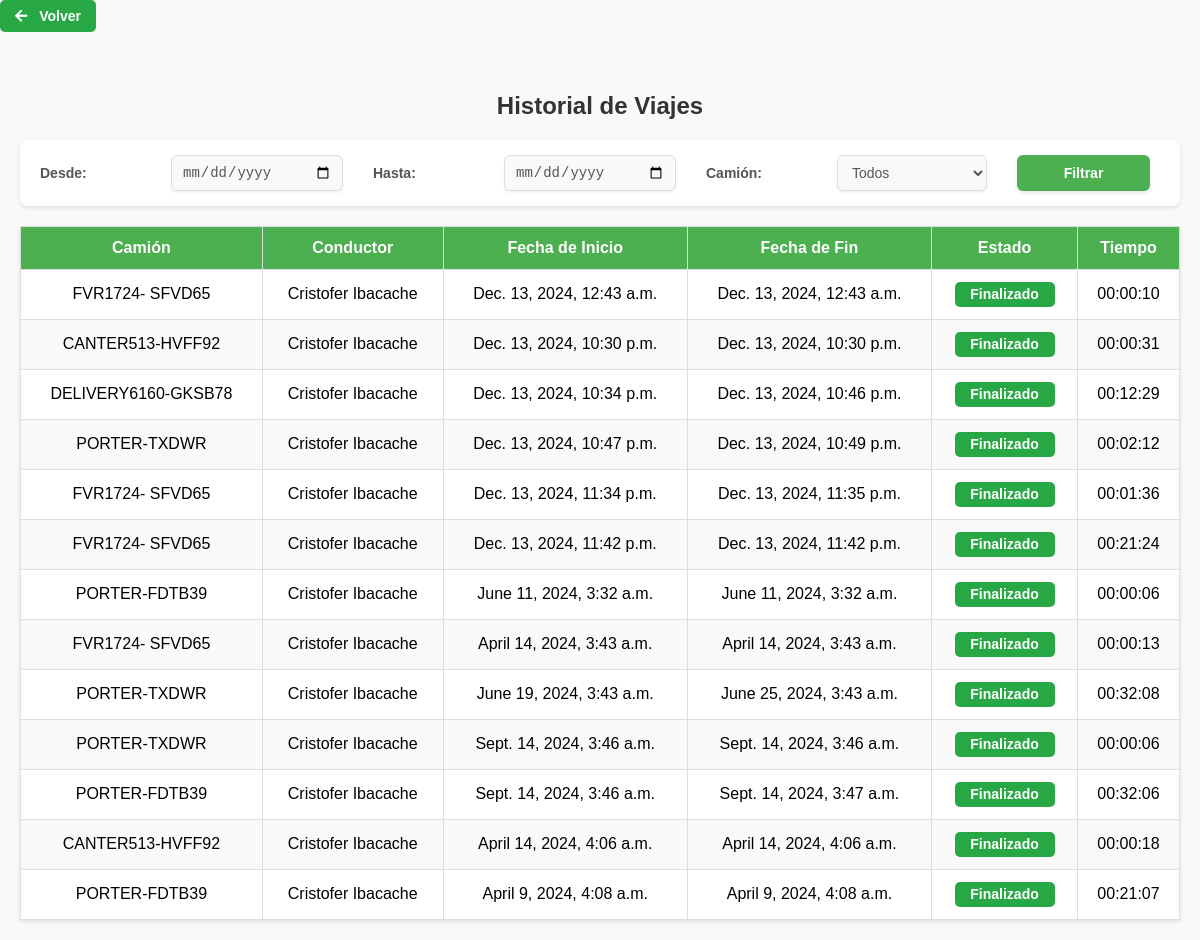
The app's page /camiones/historial-viajes-chofer/ (signed in) with its own data.
### camiones/models.py (models this page shows, shortened)
class HistorialViaje(models.Model):
    camion = models.ForeignKey(Camion, on_delete=models.CASCADE, related_name="viajes")
    chofer = models.ForeignKey(User, on_delete=models.CASCADE, related_name="viajes")
    fecha_inicio = models.DateTimeField()
    fecha_fin = models.DateTimeField(null=True, blank=True)
    ruta = models.TextField(null=True, blank=True)  # JSON con la ruta del viaje
    estado = models.CharField(max_length=50, default="En curso")
    latitud_inicial = models.FloatField(null=True, blank=True)
    longitud_inicial = models.FloatField(null=True, blank=True)
    latitud_final = models.FloatField(null=True, blank=True)
    longitud_final = models.FloatField(null=True, blank=True)
    duracion_total = models.DurationField(null=True, blank=True)
    @property
    def duracion_formateada(self):
        if self.duracion_total is None or self.duracion_total < timedelta(seconds=0):
            return "00:00:00"
        total_seconds = int(self.duracion_total.total_seconds())
        hours = total_seconds // 3600
        minutes = (total_seconds % 3600) // 60
        seconds = total_seconds % 60
        return f"{hours:02}:{minutes:02}:{seconds:02}"

class Camion(models.Model):
    nombre = models.CharField(max_length=100)
    patente = models.CharField(max_length=20, null=True, blank=True)
    marca = models.CharField(max_length=100, null=True, blank=True)
    modelo = models.CharField(max_length=100, null=True, blank=True)
    año = models.IntegerField(null=True, blank=True)
    color = models.CharField(max_length=50, null=True, blank=True)
    latitud = models.FloatField(null=True)
    longitud = models.FloatField(null=True)
    ultima_actualizacion = models.DateTimeField(auto_now=True)
    estado = models.CharField(
        max_length=20,
        choices=[('Disponible', 'Disponible'), ('Asignado', 'Asignado')],
        default='Disponible'
    )

### camiones/views.py (the view)
# urls.py: path('historial-viajes-chofer/', views.historial_viajes_chofer, name='historial_viajes_chofer'),
def historial_viajes_chofer(request):
    historial = HistorialViaje.objects.all()
    if not request.user.is_staff:  # Mostrar solo viajes del chofer
        historial = historial.filter(chofer=request.user)
    fecha_inicio = request.GET.get('fecha_inicio')
    fecha_fin = request.GET.get('fecha_fin')
    camion_id = request.GET.get('camion_id')
    if fecha_inicio:
        historial = historial.filter(fecha_inicio__gte=fecha_inicio)
    if fecha_fin:
        historial = historial.filter(fecha_fin__lte=fecha_fin)
    if camion_id:
        historial = historial.filter(camion_id=camion_id)
    return render(request, 'historial_viajes_chofer.html', {'historial': historial})

### camiones/templates/historial_viajes_chofer.html (shortened to what this page needs)
{% load static %}
<!DOCTYPE html>
<html lang="es">
<head>
    <link href="https://cdnjs.cloudflare.com/ajax/libs/font-awesome/5.15.4/css/all.min.css" rel="stylesheet">
    <link rel="stylesheet" href="{% static 'css/historial_menu.css' %}">
    <link rel="stylesheet" href="{% static 'css/historial.css' %}">
</head>
<body>
    <button class="btn-volver">
        <a href="{% url 'mostrar_mapa' %}">
            <i class="fas fa-arrow-left"></i> Volver
        </a>
    </button>
    <div class="container">
        <h2>Historial de Viajes</h2>
        <form method="GET" action="">
            <label for="fecha_inicio">Desde:</label>
            <input type="date" name="fecha_inicio" id="fecha_inicio">
            <label for="fecha_fin">Hasta:</label>
            <input type="date" name="fecha_fin" id="fecha_fin">
            <label for="camion_id">Camión:</label>
            <select name="camion_id" id="camion_id">
                <option value="">Todos</option>
            </select>
            <button type="submit">Filtrar</button>
        </form>
        {% if historial %}
        <table>
            <thead>
                <tr>
                    <th>Camión</th>
                    <th>Conductor</th>
                    <th>Fecha de Inicio</th>
                    <th>Fecha de Fin</th>
                    <th>Estado</th>
                    <th>Tiempo</th>
                </tr>
            </thead>
            <tbody>
                {% for viaje in historial %}
                <tr>
                    <td>{{ viaje.camion.nombre }}</td>
                    <td>{{ viaje.chofer.first_name }} {{ viaje.chofer.last_name }}</td>
                    <td>{{ viaje.fecha_inicio }}</td>
                    <td>{{ viaje.fecha_fin|default:"En curso" }}</td>
                    <td>
                        {% if viaje.estado == "Finalizado" %}
                        <span class="estado-finalizado">Finalizado</span>
                        {% else %}
                        <span class="estado-en-curso">En curso</span>
                        {% endif %}
                    </td>
                    <td>{{ viaje.duracion_formateada }}</td>
                </tr>
                {% endfor %}
            </tbody>
        </table>
        {% else %}
        <p class="no-results">No se encontraron viajes para los filtros seleccionados.</p>
        {% endif %}
    </div>
</body>
</html>

### camiones/static/css/historial_menu.css (style rules this page uses)
body, html { margin: 0; padding: 0; height: 100%; font-family: 'Roboto', sans-serif; background-color: #f4f4f4; }

### camiones/static/css/historial.css (style rules this page uses)
body { font-family: Arial, sans-serif; margin: 0; padding: 0; background-color: #f9f9f9; }
.container { max-width: 1200px; margin: 0 auto; padding: 20px; }
h2 { text-align: center; color: #333; }
form { display: flex; justify-content: space-between; align-items: center; margin-bottom: 20px; background-color: #fff; padding: 15px; border-radius: 8px; box-shadow: 0 2px 4px rgba(0, 0, 0, 0.1); }
form label { margin-right: 10px; font-weight: bold; }
form input, form select, form button { padding: 8px; margin-right: 10px; border: 1px solid #ddd; border-radius: 4px; }
form button { background-color: #4CAF50; color: white; border: none; cursor: pointer; transition: background-color 0.3s; }
table { width: 100%; border-collapse: collapse; background-color: #fff; box-shadow: 0 2px 4px rgba(0, 0, 0, 0.1); }
table th, table td { padding: 12px; border: 1px solid #ddd; text-align: center; vertical-align: middle; }
table th { background-color: #4CAF50; color: white; }
table tr:nth-child(even) { background-color: #f9f9f9; }
.estado-finalizado, .estado-en-curso { display: inline-flex; justify-content: center; align-items: center; width: 100px; height: 25px; padding: 0; border-radius: 5px; font-size: 14px; font-weight: bold; text-align: center; color: white; box-sizing: border-box; }
.estado-finalizado { background-color: #28a745; }
table td { text-align: center; vertical-align: middle; padding: 12px; background-color: transparent; }
form { display: flex; justify-content: flex-start; align-items: center; margin-bottom: 20px; background-color: #ffffff; padding: 15px 20px; border-radius: 8px; box-shadow: 0 2px 4px rgba(0, 0, 0, 0.1); gap: 20px; }
form label { font-weight: bold; font-size: 14px; color: #555; white-space: nowrap; margin-right: 8px; }
form input[type="date"], form select { padding: 8px 10px; font-size: 14px; border: 1px solid #ddd; border-radius: 6px; background-color: #f9f9f9; color: #555; transition: border-color 0.3s ease, box-shadow 0.3s ease; outline: none; box-shadow: 0 2px 3px rgba(0, 0, 0, 0.05); min-width: 150px; }
form button { padding: 10px 15px; background-color: #4CAF50; color: white; font-size: 14px; font-weight: bold; border: none; border-radius: 6px; cursor: pointer; transition: background-color 0.3s ease, transform 0.2s ease; box-shadow: 0 2px 4px rgba(0, 0, 0, 0.1); }
form > * { flex: 1; max-width: 250px; }

### camiones/templates/historial_viajes_chofer.html (style rules this page uses)
.btn-volver { display: inline-flex; align-items: center; justify-content: center; padding: 8px 15px; font-size: 14px; font-weight: 600; color: white; background-color: #28a745; border: none; border-radius: 5px; text-decoration: none; cursor: pointer; transition: background-color 0.3s ease, box-shadow 0.3s ease; margin-bottom: 20px; }
.btn-volver i { margin-right: 8px; font-size: 14px; }
.btn-volver a { color: inherit; text-decoration: none; }

### records on screen
HistorialViaje: camion.nombre "FVR1724- SFVD65", chofer.first_name "Cristofer", chofer.last_name "Ibacache", fecha_inicio "Dec. 13, 2024, 12:43 a.m.", fecha_fin "Dec. 13, 2024, 12:43 a.m.", estado "Finalizado", duracion_formateada "00:00:10"
HistorialViaje: camion.nombre "CANTER513-HVFF92", chofer.first_name "Cristofer", chofer.last_name "Ibacache", fecha_inicio "Dec. 13, 2024, 10:30 p.m.", fecha_fin "Dec. 13, 2024, 10:30 p.m.", estado "Finalizado", duracion_formateada "00:00:31"
HistorialViaje: camion.nombre "DELIVERY6160-GKSB78", chofer.first_name "Cristofer", chofer.last_name "Ibacache", fecha_inicio "Dec. 13, 2024, 10:34 p.m.", fecha_fin "Dec. 13, 2024, 10:46 p.m.", estado "Finalizado", duracion_formateada "00:12:29"
HistorialViaje: camion.nombre "PORTER-TXDWR", chofer.first_name "Cristofer", chofer.last_name "Ibacache", fecha_inicio "Dec. 13, 2024, 10:47 p.m.", fecha_fin "Dec. 13, 2024, 10:49 p.m.", estado "Finalizado", duracion_formateada "00:02:12"
HistorialViaje: camion.nombre "FVR1724- SFVD65", chofer.first_name "Cristofer", chofer.last_name "Ibacache", fecha_inicio "Dec. 13, 2024, 11:34 p.m.", fecha_fin "Dec. 13, 2024, 11:35 p.m.", estado "Finalizado", duracion_formateada "00:01:36"
HistorialViaje: camion.nombre "FVR1724- SFVD65", chofer.first_name "Cristofer", chofer.last_name "Ibacache", fecha_inicio "Dec. 13, 2024, 11:42 p.m.", fecha_fin "Dec. 13, 2024, 11:42 p.m.", estado "Finalizado", duracion_formateada "00:21:24"
HistorialViaje: camion.nombre "PORTER-FDTB39", chofer.first_name "Cristofer", chofer.last_name "Ibacache", fecha_inicio "June 11, 2024, 3:32 a.m.", fecha_fin "June 11, 2024, 3:32 a.m.", estado "Finalizado", duracion_formateada "00:00:06"
HistorialViaje: camion.nombre "FVR1724- SFVD65", chofer.first_name "Cristofer", chofer.last_name "Ibacache", fecha_inicio "April 14, 2024, 3:43 a.m.", fecha_fin "April 14, 2024, 3:43 a.m.", estado "Finalizado", duracion_formateada "00:00:13"
HistorialViaje: camion.nombre "PORTER-TXDWR", chofer.first_name "Cristofer", chofer.last_name "Ibacache", fecha_inicio "June 19, 2024, 3:43 a.m.", fecha_fin "June 25, 2024, 3:43 a.m.", estado "Finalizado", duracion_formateada "00:32:08"
HistorialViaje: camion.nombre "PORTER-TXDWR", chofer.first_name "Cristofer", chofer.last_name "Ibacache", fecha_inicio "Sept. 14, 2024, 3:46 a.m.", fecha_fin "Sept. 14, 2024, 3:46 a.m.", estado "Finalizado", duracion_formateada "00:00:06"
HistorialViaje: camion.nombre "PORTER-FDTB39", chofer.first_name "Cristofer", chofer.last_name "Ibacache", fecha_inicio "Sept. 14, 2024, 3:46 a.m.", fecha_fin "Sept. 14, 2024, 3:47 a.m.", estado "Finalizado", duracion_formateada "00:32:06"
HistorialViaje: camion.nombre "CANTER513-HVFF92", chofer.first_name "Cristofer", chofer.last_name "Ibacache", fecha_inicio "April 14, 2024, 4:06 a.m.", fecha_fin "April 14, 2024, 4:06 a.m.", estado "Finalizado", duracion_formateada "00:00:18"
HistorialViaje: camion.nombre "PORTER-FDTB39", chofer.first_name "Cristofer", chofer.last_name "Ibacache", fecha_inicio "April 9, 2024, 4:08 a.m.", fecha_fin "April 9, 2024, 4:08 a.m.", estado "Finalizado", duracion_formateada "00:21:07"
